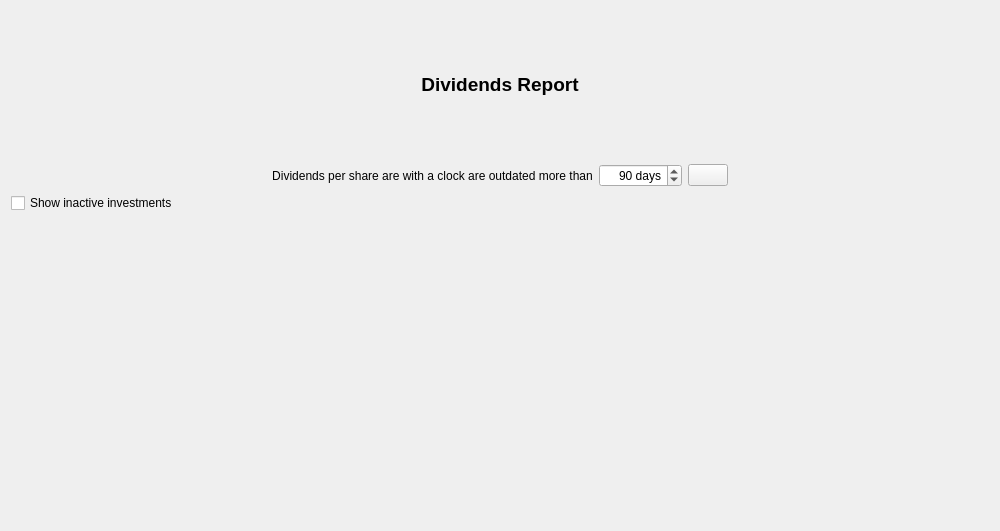
<?xml version="1.0" encoding="UTF-8"?>
<ui version="4.0">
 <class>wdgDividendsReport</class>
 <widget class="QWidget" name="wdgDividendsReport">
  <property name="geometry">
   <rect>
    <x>0</x>
    <y>0</y>
    <width>1000</width>
    <height>531</height>
   </rect>
  </property>
  <property name="sizePolicy">
   <sizepolicy hsizetype="Expanding" vsizetype="Expanding">
    <horstretch>0</horstretch>
    <verstretch>0</verstretch>
   </sizepolicy>
  </property>
  <layout class="QHBoxLayout" name="horizontalLayout_2">
   <item>
    <layout class="QVBoxLayout" name="verticalLayout">
     <item>
      <widget class="QLabel" name="lbl">
       <property name="font">
        <font>
         <pointsize>14</pointsize>
         <weight>75</weight>
         <bold>true</bold>
        </font>
       </property>
       <property name="text">
        <string>Dividends Report</string>
       </property>
       <property name="alignment">
        <set>Qt::AlignCenter</set>
       </property>
      </widget>
     </item>
     <item>
      <layout class="QHBoxLayout" name="horizontalLayout">
       <item>
        <spacer name="horizontalSpacer">
         <property name="orientation">
          <enum>Qt::Horizontal</enum>
         </property>
         <property name="sizeHint" stdset="0">
          <size>
           <width>40</width>
           <height>20</height>
          </size>
         </property>
        </spacer>
       </item>
       <item>
        <widget class="QLabel" name="label">
         <property name="text">
          <string>Dividends per share are with a clock are outdated more than</string>
         </property>
         <property name="alignment">
          <set>Qt::AlignCenter</set>
         </property>
        </widget>
       </item>
       <item>
        <widget class="QSpinBox" name="spin">
         <property name="alignment">
          <set>Qt::AlignRight|Qt::AlignTrailing|Qt::AlignVCenter</set>
         </property>
         <property name="suffix">
          <string> days</string>
         </property>
         <property name="minimum">
          <number>1</number>
         </property>
         <property name="maximum">
          <number>3650</number>
         </property>
         <property name="singleStep">
          <number>10</number>
         </property>
         <property name="value">
          <number>90</number>
         </property>
        </widget>
       </item>
       <item>
        <widget class="QPushButton" name="cmd">
         <property name="icon">
          <iconset resource="../images/xulpymoney.qrc">
           <normaloff>:/xulpymoney/alarm_clock.png</normaloff>:/xulpymoney/alarm_clock.png</iconset>
         </property>
        </widget>
       </item>
       <item>
        <spacer name="horizontalSpacer_2">
         <property name="orientation">
          <enum>Qt::Horizontal</enum>
         </property>
         <property name="sizeHint" stdset="0">
          <size>
           <width>40</width>
           <height>20</height>
          </size>
         </property>
        </spacer>
       </item>
      </layout>
     </item>
     <item>
      <widget class="QCheckBox" name="chkInactivas">
       <property name="text">
        <string>Show inactive investments</string>
       </property>
      </widget>
     </item>
     <item>
      <widget class="mqtw" name="mqtw" native="true"/>
     </item>
     <item>
      <widget class="QLabel" name="lblTotal">
       <property name="font">
        <font>
         <pointsize>8</pointsize>
         <weight>75</weight>
         <bold>true</bold>
        </font>
       </property>
       <property name="alignment">
        <set>Qt::AlignCenter</set>
       </property>
      </widget>
     </item>
    </layout>
   </item>
  </layout>
  <action name="actionEstimationDPSEdit">
   <property name="icon">
    <iconset resource="../images/xulpymoney.qrc">
     <normaloff>:/xulpymoney/coins.png</normaloff>:/xulpymoney/coins.png</iconset>
   </property>
   <property name="text">
    <string>Update dividend per share</string>
   </property>
   <property name="toolTip">
    <string>Update dividend per share</string>
   </property>
  </action>
  <action name="actionInvestmentReport">
   <property name="icon">
    <iconset resource="../images/xulpymoney.qrc">
     <normaloff>:/xulpymoney/report2.png</normaloff>:/xulpymoney/report2.png</iconset>
   </property>
   <property name="text">
    <string>Investment report</string>
   </property>
   <property name="toolTip">
    <string>Investment report</string>
   </property>
  </action>
  <action name="actionProductReport">
   <property name="icon">
    <iconset resource="../images/xulpymoney.qrc">
     <normaloff>:/xulpymoney/kmplot.jpg</normaloff>:/xulpymoney/kmplot.jpg</iconset>
   </property>
   <property name="text">
    <string>Product report</string>
   </property>
   <property name="toolTip">
    <string>Product report</string>
   </property>
  </action>
 </widget>
 <customwidgets>
  <customwidget>
   <class>mqtw</class>
   <extends>QWidget</extends>
   <header location="global">myqtablewidget</header>
   <container>1</container>
  </customwidget>
 </customwidgets>
 <resources>
  <include location="../images/xulpymoney.qrc"/>
 </resources>
 <connections/>
</ui>
